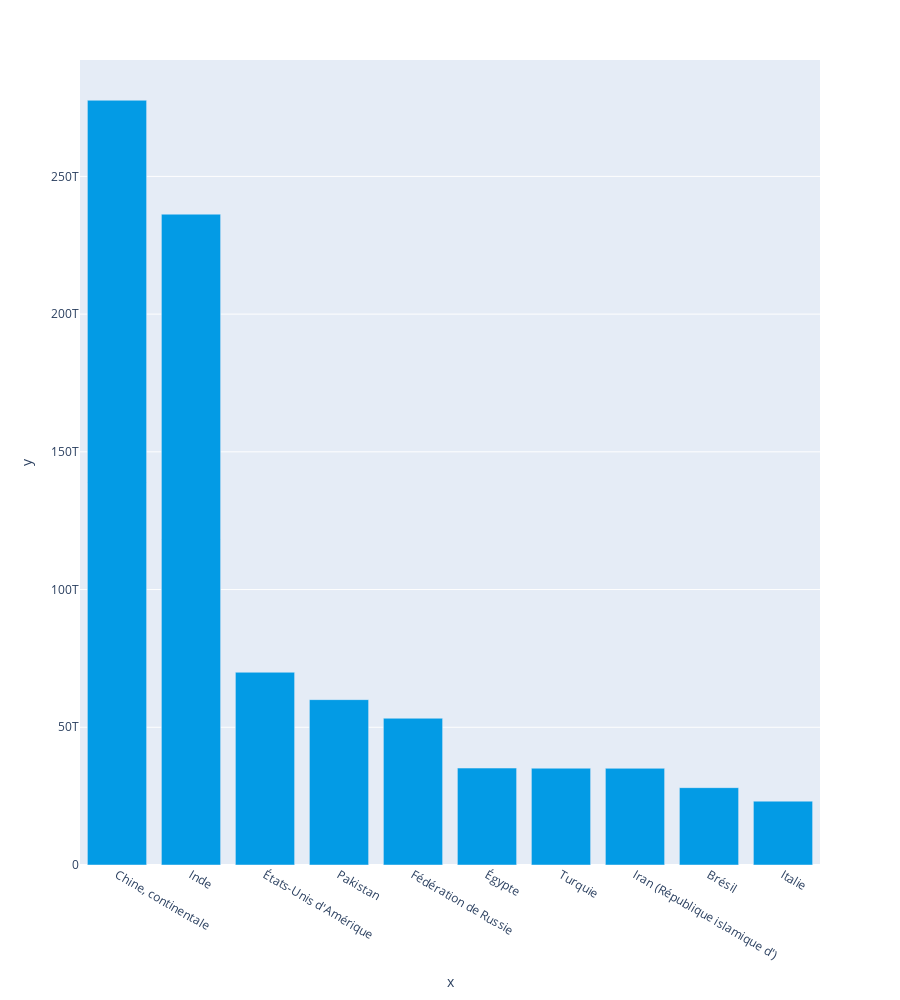

The notebook cell this image was saved under:
### Code cell
#m_df_kcal=merged_df[['Code Pays', "Pays", 'Population', 'Code Produit', 'Produit', "Kcal"]]

df=m_df_kcal[m_df_kcal['Produit']=='Blé']

df.sort_values(by='Kcal', ascending=False, inplace=True )
df.head(10)
fig = px.bar(x=df.head(10).Pays,y=df.head(10).Kcal, height=1000,color_discrete_sequence=color_list_bar)
fig.show()

#m_df_kcal[m_df_kcal['Code Produit']=='2511']
#m_df_kcal_group=m_df_kcal.groupby(["Code Pays", "Pays", 'Produit']).sum()
#m_df_kcal_group

### Figure 1 — Plotly figure (JSON) as saved in the notebook; plotly's stock layout.template omitted (floating-point values rounded to 4 significant figures)
{"data": [{"alignmentgroup": "True", "hovertemplate": "x=%{x}<br>y=%{y}<extra></extra>", "legendgroup": "", "marker": {"color": "#039be5", "pattern": {"shape": ""}}, "name": "", "offsetgroup": "", "orientation": "v", "showlegend": false, "textposition": "auto", "type": "bar", "x": ["Chine, continentale", "Inde", "États-Unis d'Amérique", "Pakistan", "Fédération de Russie", "Égypte", "Turquie", "Iran (République islamique d')", "Brésil", "Italie"], "xaxis": "x", "y": [277646843295000, 236285078700000, 69974350385000, 60033422085000, 53281367020000, 35191767000000, 35145450325000, 35109048510000, 28082737920000, 23174065350000], "yaxis": "y"}], "layout": {"barmode": "relative", "height": 1000, "legend": {"tracegroupgap": 0}, "margin": {"t": 60}, "xaxis": {"anchor": "y", "domain": [0, 1], "title": {"text": "x"}}, "yaxis": {"anchor": "x", "domain": [0, 1], "title": {"text": "y"}}}}
